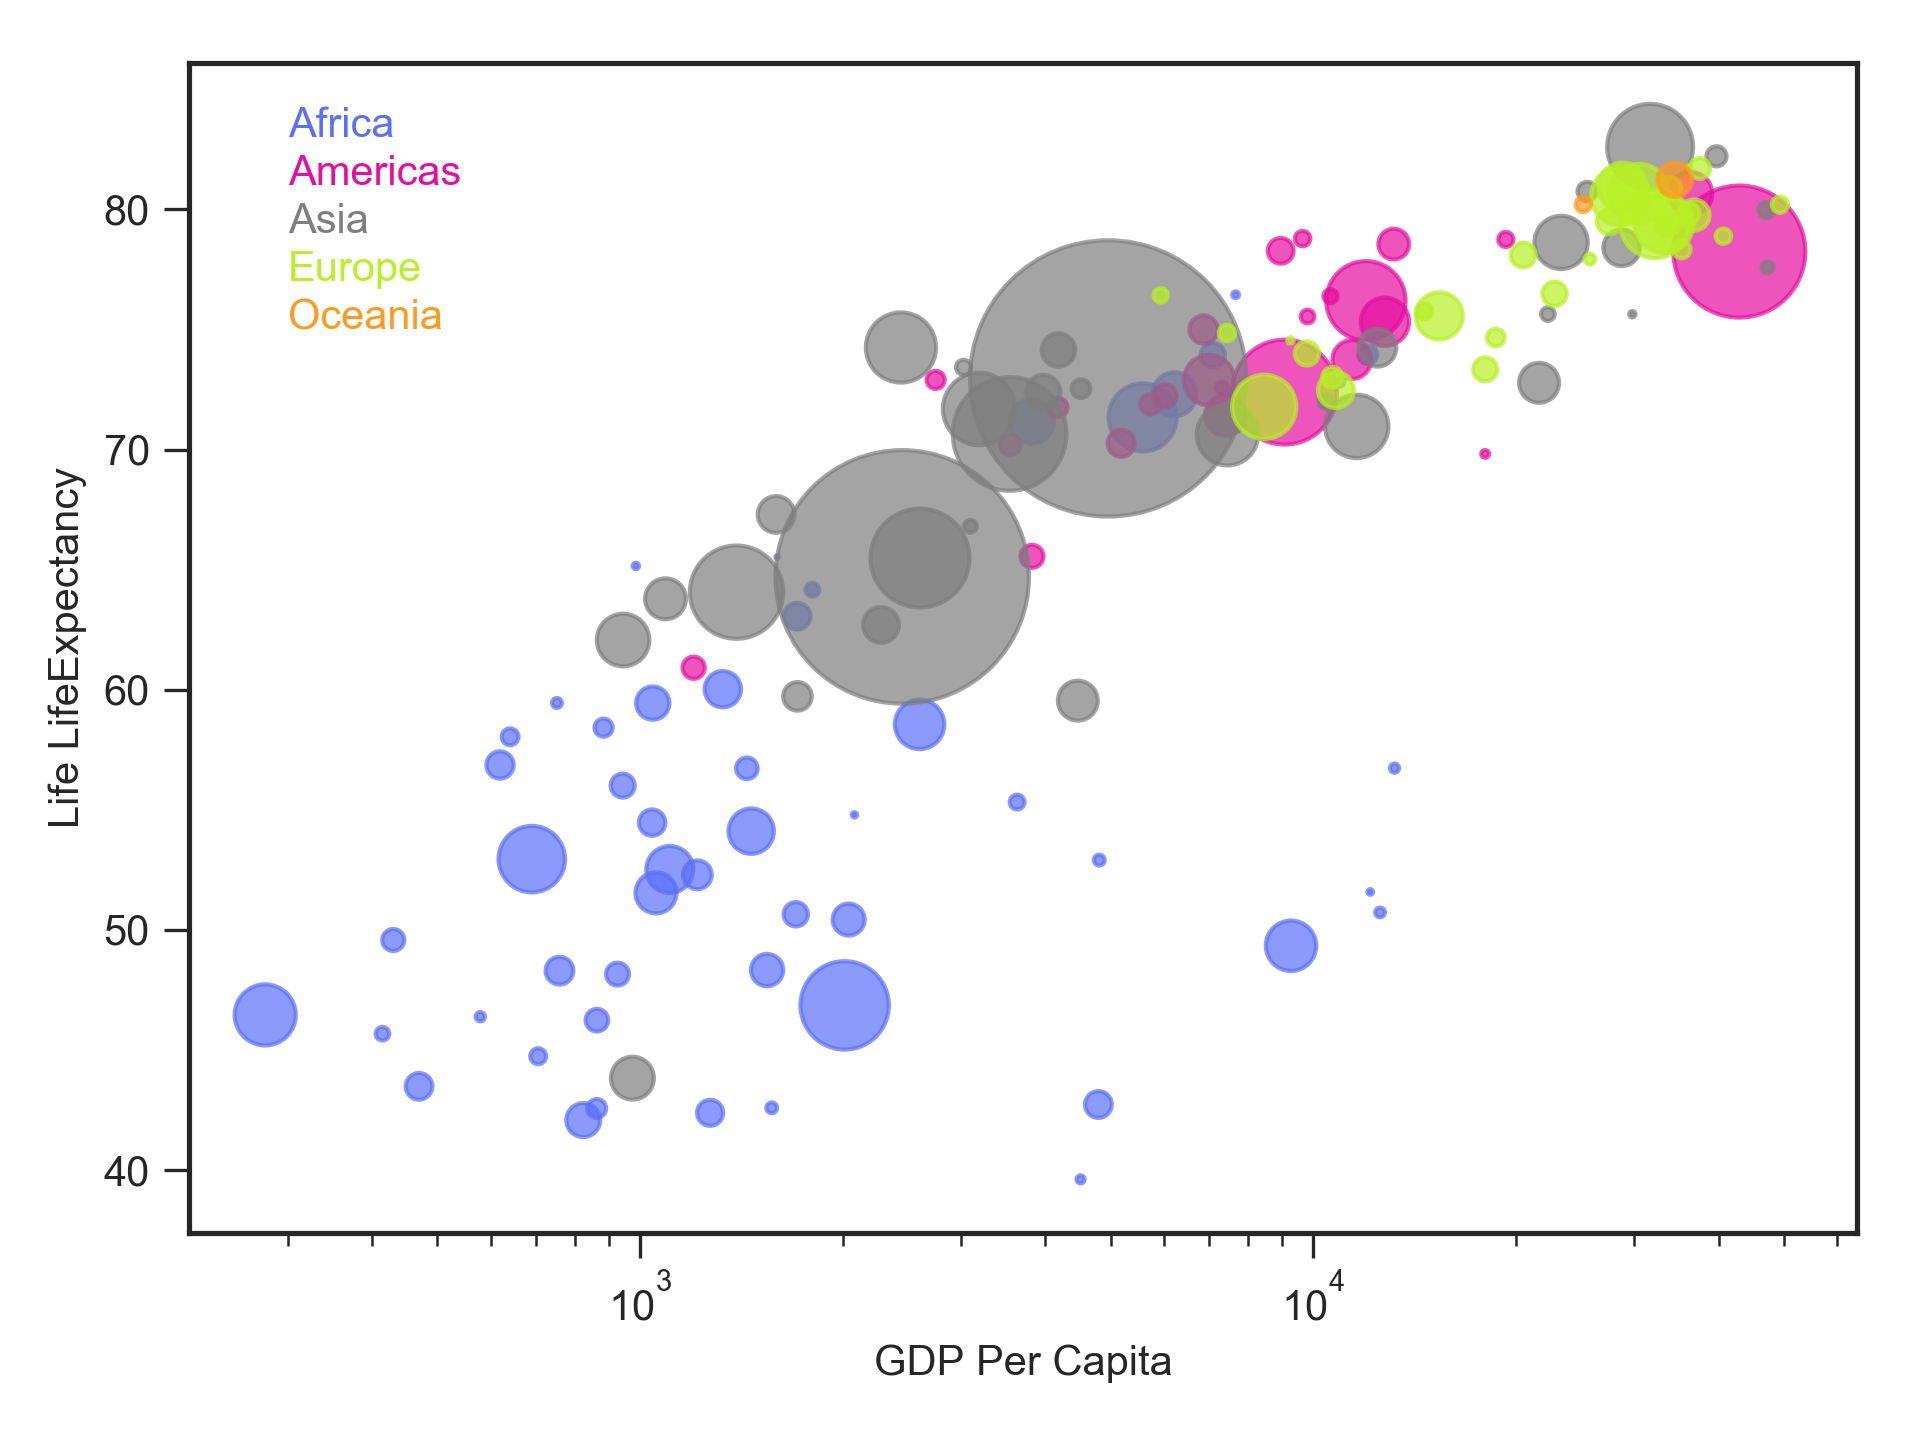

Source code (Python):
#!/usr/bin/env pythonw

import matplotlib.pyplot as plt
from matplotlib.patches import Circle
from matplotlib.collections import PatchCollection
import numpy as np
import pandas as pd

data = pd.read_csv('gapminder.csv')

colors = np.array([
    '#5A6FFA',
    '#E60DA1',
    "#7E7E7E",
    "#B7F025",
    "#FF9A1E"])

continents = [
    'Africa',
    'Americas',
    'Asia',
    'Europe',
    'Oceania']


patches = []

fig = plt.figure()
ax = plt.gca()

for i in range(5):
    continent = data[data['Continent']==i]
    ax.scatter(continent['GDP'],continent['LifeExpectancy'], s=(continent['Population'])/300000, c=colors[i], alpha=0.7)

ax.set_xscale('log')

for i in range(len(continents)):
    ax.text(300, 83-i*2, continents[i], color=colors[i])

ax.set_xlabel('GDP Per Capita')
ax.set_ylabel('Life LifeExpectancy')

fig.tight_layout()
fig.savefig('gapminder.png', dpi=300)